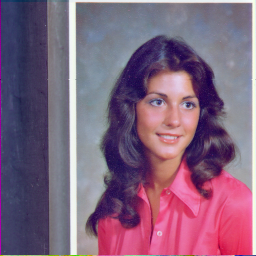
#> input picture misc/4.1.04.tiff, 256 x 256 px, found by its file name
$ python 3_3_highpass_rgb.py
#> lines starting #> are read from the running program, lines starting #| are printed output that depends on the picture
import numpy as np
import matplotlib.pyplot as plt
from skimage import io
from scipy.ndimage import convolve

img_rgb = io.imread('C:/Users/ASUS/Desktop/Python3/misc/4.1.04.tiff')
#> img_rgb is the input picture: shape (256, 256, 3); mean R, G, B 129.2, 99.3, 125.2

# Prepare an empty array for the filtered image
img_highpass_rgb = np.zeros_like(img_rgb)

# High-pass filter kernel (Laplacian)
high_pass_kernel = np.array([[0, -1, 0],
                             [-1, 4, -1],
                             [0, -1, 0]])

# Apply high-pass filter on each RGB channel separately
for i in range(3):
    img_highpass_rgb[:, :, i] = convolve(img_rgb[:, :, i], high_pass_kernel)
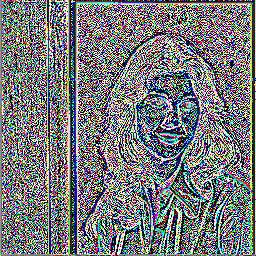
#> img_highpass_rgb: shape (256, 256, 3); mean R, G, B 120.1, 121.7, 124.2

# Clip values to display range
img_highpass_rgb = np.clip(img_highpass_rgb, 0, 255)

fig, axes = plt.subplots(1, 2, figsize=(12, 6))

axes[0].imshow(img_rgb)
axes[0].set_title('Original RGB')
axes[0].axis('off')

axes[1].imshow(img_highpass_rgb.astype(np.uint8))
axes[1].set_title('High-pass Filtered RGB (Laplacian)')
axes[1].axis('off')

plt.tight_layout()
plt.show()
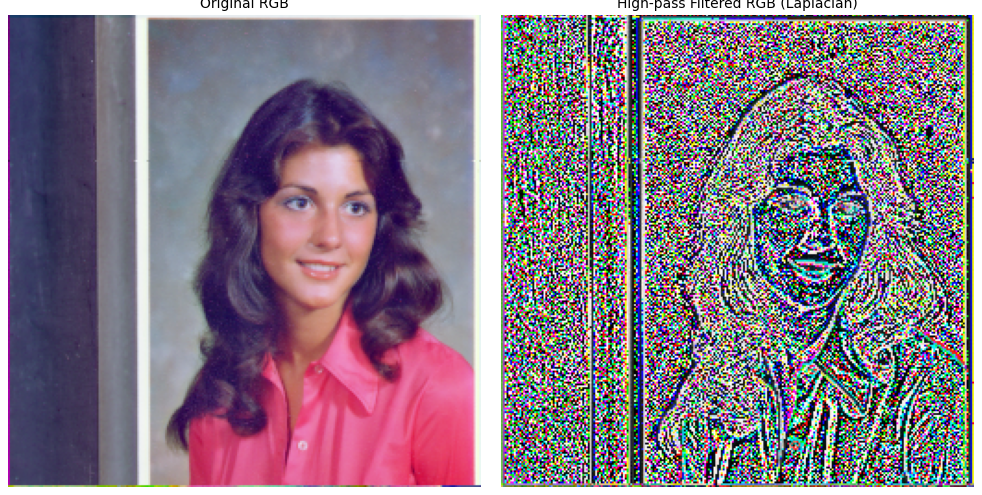
#> figure drawn by matplotlib, 2 panels

$ run again, with misc/4.1.03.tiff copied over misc/4.1.04.tiff
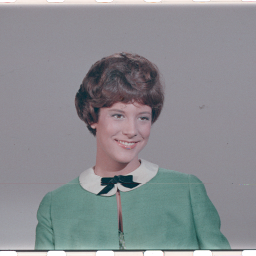
#> input picture misc/4.1.03.tiff, 256 x 256 px, found by its file name
#> img_rgb is the input picture: shape (256, 256, 3); mean R, G, B 137.6, 140, 144
#> after the loop `for i in range(3):`:
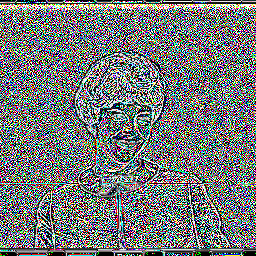
#> img_highpass_rgb: shape (256, 256, 3); mean R, G, B 117, 120.6, 120.8
#> `plt.show()`:
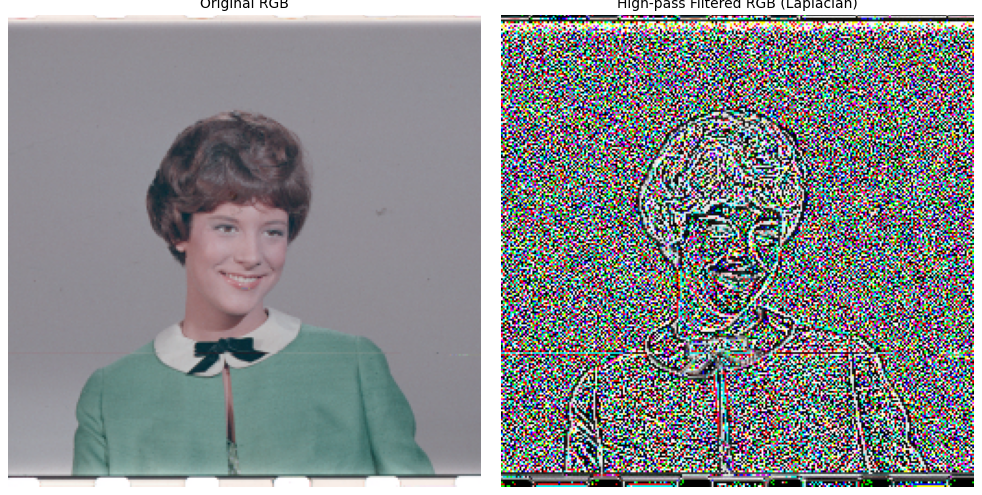
#> figure drawn by matplotlib, 2 panels
